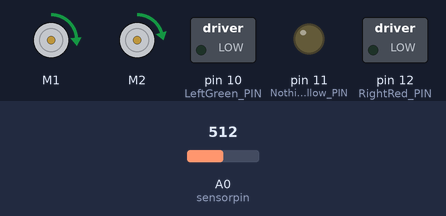
The sketch below on a simulated Arduino Uno, built with avr-gcc and run on an emulated ATmega328P. Shown: 2 × DC motor (green arrow = forward, orange = backward, longer = faster), switched loads named in the sketch (green lamp = pin HIGH), output pins drawn as LEDs (lit = HIGH). The inputs (shaded band) are chosen by the test bench; at power-on: A0 (sensorpin) = 512. What the sketch prints to the serial monitor is not drawn.

Above: at 1.2 s.
1.3 s: A0 (sensorpin) set to 58
Timing chart, 0 to 4.3 s (numbered marks = the images above; inputs shaded):
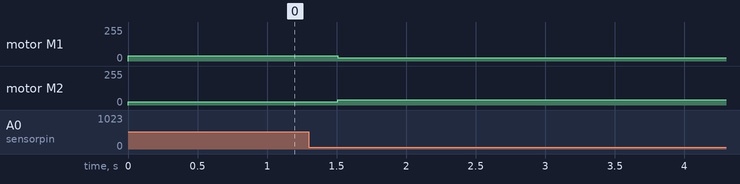

Measured:
- after the input at 1.3 s, motor M1: forward 38/255 → forward 25/255 after 0.21 s; motor M2: forward 25/255 → forward 38/255 after 0.21 s

The sketch:

moterAndSensor.ino
```cpp
#define RightRed_PIN 12
#define NothingYellow_PIN 11
#define LeftGreen_PIN 10
#define LED_PIN 13

#include <ZumoMotors.h>

ZumoMotors motors;

int sensorpin = 0;                 // analog pin used to connect the sharp sensor
double val = 0;                 // variable to store the values from sensor(initially zero)

void setup()
{
  Serial.begin(9600);               // starts the serial monitor

  pinMode(RightRed_PIN, OUTPUT);
  pinMode(NothingYellow_PIN, OUTPUT);
  pinMode(LeftGreen_PIN, OUTPUT);
}

void loop()
{
   motors.setLeftSpeed(50);
   motors.setRightSpeed(50);
  val = analogRead(sensorpin);// reads the value of the sharp sensor
  Serial.println(val);
  if (val < 67.5  ||  val > 68.5 )  // Do something
  {

    ////
    if (val < 67.5) { // turn to left.


     motors.setLeftSpeed(40);
    motors.setRightSpeed(60);
  //    digitalWrite(RightRed_PIN, HIGH);
   //   digitalWrite(NothingYellow_PIN, LOW);
   //   digitalWrite(LeftGreen_PIN, LOW);

    }   else if (val >68.5) { // turn to right

      motors.setLeftSpeed(60);
    motors.setRightSpeed(40);
     // digitalWrite(RightRed_PIN, LOW);
     // digitalWrite(NothingYellow_PIN, LOW);
     // digitalWrite(LeftGreen_PIN, HIGH);
    }


    ///

  } else   {
    // Do nothing

      motors.setLeftSpeed(50);
    motors.setRightSpeed(50);
    // turn off the moter
   // digitalWrite(RightRed_PIN, LOW);
  //  digitalWrite(NothingYellow_PIN, HIGH);
   // digitalWrite(LeftGreen_PIN, LOW);
  }
  delay(300);
}
```
